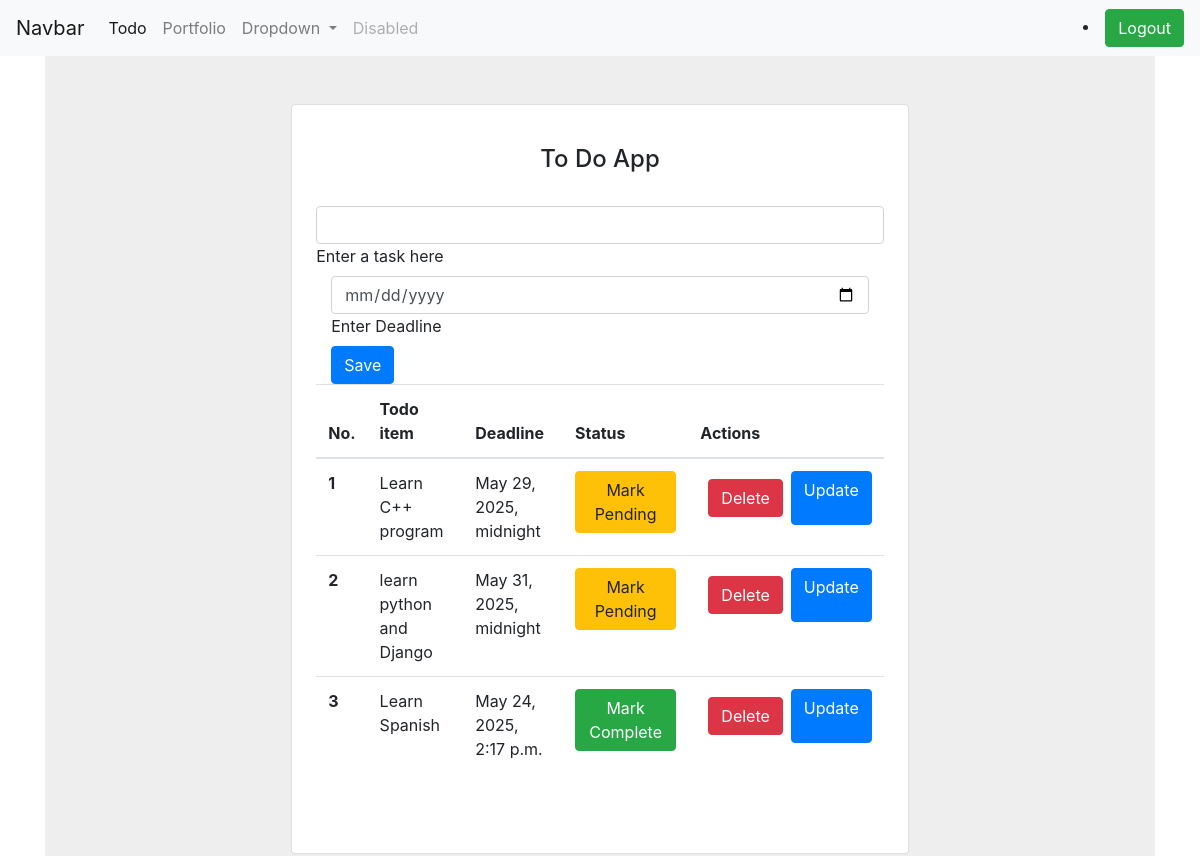
/todo_list (signed in), run on the app's committed database.
### todoapp/models.py (models this page shows)
class Todo(models.Model):
    title=models.CharField(max_length=200)
    date=models.DateTimeField(auto_now_add=True)
    is_completed=models.BooleanField(default=False)
    user=models.ForeignKey(User,on_delete=models.CASCADE)

### todoapp/views.py (the view, shortened to what this page needs)
# urls.py: path('todo_list',views.todo_list,name='todo_list'),
def todo_list(request):
    todos=Todo.objects.filter(user=request.user)
    if request.GET.get('filter') == 'completed':
        todos = todos.filter(is_completed=True)
    context={
        'todos': todos,
        'page': 'todo_list'
    }
    return render(request,'todoapp/todo.html',context)

### todoapp/templates/todoapp/todo.html (shortened to what this page needs)
{% extends 'base.html' %}
{% load static %}
{% block start %}
<section class="vh-100" style="background-color: #eee;">
  <div class="container py-5 h-100">
    <div class="row d-flex justify-content-center align-items-center h-100">
      <div class="col col-lg-9 col-xl-7">
        <div class="card rounded-3">
          <div class="card-body p-4">
            <h4 class="text-center my-3 pb-3">To Do App</h4>
            <form method="post" class="row row-cols-lg-auto g-3 justify-content-center align-items-center mb-4 pb-2" enctype="multipart/form-data">
              <div class="col-12">
                <div data-mdb-input-init class="form-outline">
                  <input type="text" name="title" id="form1" class="form-control" />
                  <label class="form-label" for="form1">Enter a task here</label>
                </div>
                <div class="col-12">
                <div data-mdb-input-init class="form-outline">
                  <input type="date" name="date" id="form2" class="form-control" />
                  <label class="form-label" for="form2">Enter Deadline</label>
                </div>
              </div>
              <div class="col-12">
                <button type="submit" data-mdb-button-init data-mdb-ripple-init class="btn btn-primary">Save</button>
              </div>
            </form>
            <table class="table mb-4">
              <thead>
                <tr>
                  <th scope="col">No.</th>
                  <th scope="col">Todo item</th>
                  <th scope="col">Deadline</th>
                  <th scope="col">Status</th>
                  <th scope="col">Actions</th>
                </tr>
              </thead>
              <tbody>
                <tr>
                    {% for todo in todos %}
                    <th scope="row">{{ forloop.counter }}</th>
                    <td>{{ todo.title }}</td>
                    <td>{{ todo.date }}</td>
                    <td>
                     <a href="{% url 'complete_todo' todo.id %}" class="btn {% if todo.is_completed %}btn-warning{% else %}btn-success{% endif %}">
      {% if todo.is_completed %}Mark Pending{% else %}Mark Complete{% endif %}
    </a>
                 <td>
  <div class="d-flex gap-5">
   <form method="POST" action="{% url 'delete_todo' todo.id %}" >
                                  <button type="submit" class="btn btn-danger m-2">Delete</button>
                                </form>
    <a href="{% url 'update_todo' todo.id %}" class="btn btn-primary">Update</a>
  </div>
</td>
                </tr>
                {% endfor %}
              </tbody>
            </table>
          </div>
        </div>
      </div>
    </div>
  </div>
</section>
{%endblock %}

### data on the page
Todo: title "Learn C++ program", date "May 29, 2025, midnight", is_completed "Mark Pending"
Todo: title "learn python and Django", date "May 31, 2025, midnight", is_completed "Mark Pending"
Todo: title "Learn Spanish", date "May 24, 2025, 2:17 p.m.", is_completed "Mark Complete"
